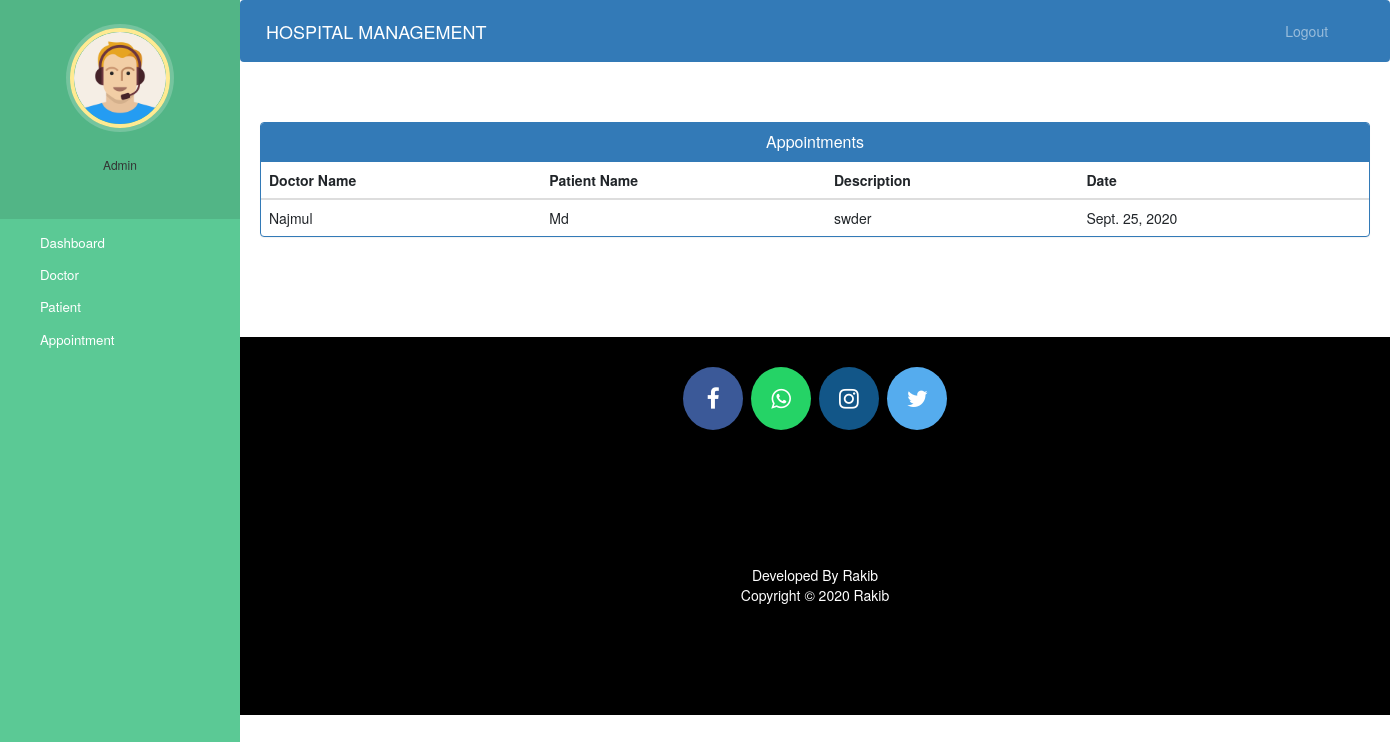
The page /admin-view-appointment/ (signed in) on the database its author committed.
### hospitalmaster/models.py (models this page shows)
class Appointment(models.Model):
    patientId=models.PositiveIntegerField(null=True)
    doctorId=models.PositiveIntegerField(null=True)
    patientName=models.CharField(max_length=40,null=True)
    doctorName=models.CharField(max_length=40,null=True)
    appointmentDate=models.DateField(auto_now=True)
    description=models.TextField(max_length=500)
    status=models.BooleanField(default=False)

### hospitalmaster/views.py (the view)
# urls.py: path('admin-view-appointment/', views.admin_view_appointment, name='admin-view-appointment'),
@login_required(login_url='adminlogin')
@user_passes_test(is_admin)
def admin_view_appointment(request):
    appointments = models.Appointment.objects.all().filter(status=True)
    return render(request, 'admin-view-appointment.html', {'appointments':appointments})

### hospitalmaster/views.py (called while the page is built)
def is_admin(user):
    return user.groups.filter(name='ADMIN PANEL').exists()

### hospitalmaster/templates/admin-view-appointment.html (shortened to what this page needs)
{% extends 'admin_base.html' %}
{% block content %}
<head>
  <link href="//netdna.bootstrapcdn.com/bootstrap/3.0.0/css/bootstrap.min.css" rel="stylesheet" id="bootstrap-css">
</head>
<div class="container">
  <div class="panel panel-primary">
    <div class="panel-heading">
      <h6 class="panel-title">Appointments</h6>
    </div>
    <table class="table table-hover" id="dev-table">
      <thead>
        <tr>
          <th>Doctor Name</th>
          <th>Patient Name</th>
          <th>Description</th>
          <th>Date</th>
        </tr>
      </thead>
      {% for a in appointments %}
      <tr>
        <td> {{a.doctorName}}</td>
        <td>{{a.patientName}}</td>
        <td>{{a.description}}</td>
        <td>{{a.appointmentDate}}</td>
      </tr>
      {% endfor %}
    </table>
  </div>
</div>
{% endblock content %}

### hospitalmaster/static/css/style.css (style rules this page uses)
body { padding-left: 240px; }

### hospitalmaster/templates/admin-view-appointment.html (style rules this page uses)
h6 { text-align: center; }

### rows shown on the page
Appointment: doctorName "Najmul", patientName "Md", description "swder", appointmentDate "Sept. 25, 2020"
